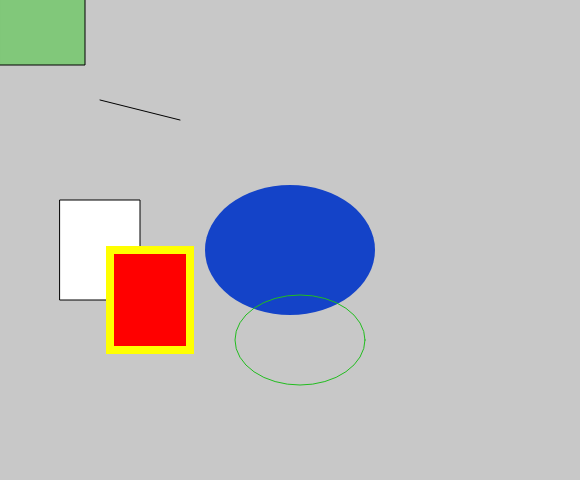
Frame 1 (no input)
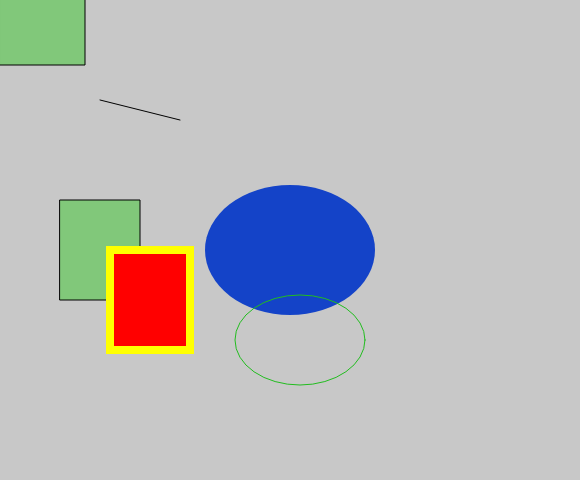
Frame 60 (no input)
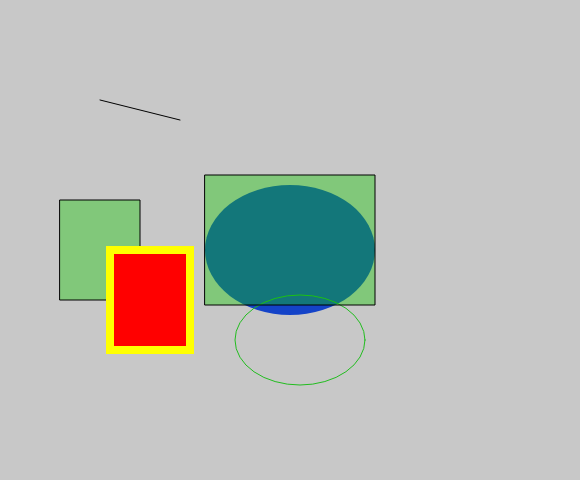
Frame 120 (the mouse pressed at the canvas centre since frame 60)

The p5.js sketch that drew these frames (run headless with seeded random() and noise() and a simulated clock; from frame 60 on, the mouse is pressed at the canvas centre):

// p5.js sketch
// ── sketch.js
function setup() {
  createCanvas(580, 480);
  print("canvas created!!!");
}

function draw() {
	//repetedly draw the background
	background(200);

	//draw a line 
	line(100,100,180,120);

	//draw a recangle by its center coordinates
	rectMode(CENTER);
	rect(100,250,80,100);
	
	//draw the red square with yellow this border
	fill(255,0,0);
	stroke(255,255,0);
	strokeWeight(8);
	rect(150,300,80,100);
	
	//reset the stroke width to 1 pixel
	strokeWeight(1);

	//draw a blue ellipse with no border
	noStroke();
	fill(20,67,200);
	ellipse(290,250,170,130);

	//draw a ellipse with border only, i.e. no fill color 	noFill();
	stroke(34,189,31);
	noFill();
	ellipse(300,340,130,90);

	//draw a transparent rectangle at the current mouse position
	fill(20,200,2,100);
	stroke(0,0,0);
	rect(mouseX,mouseY,170,130);
}
